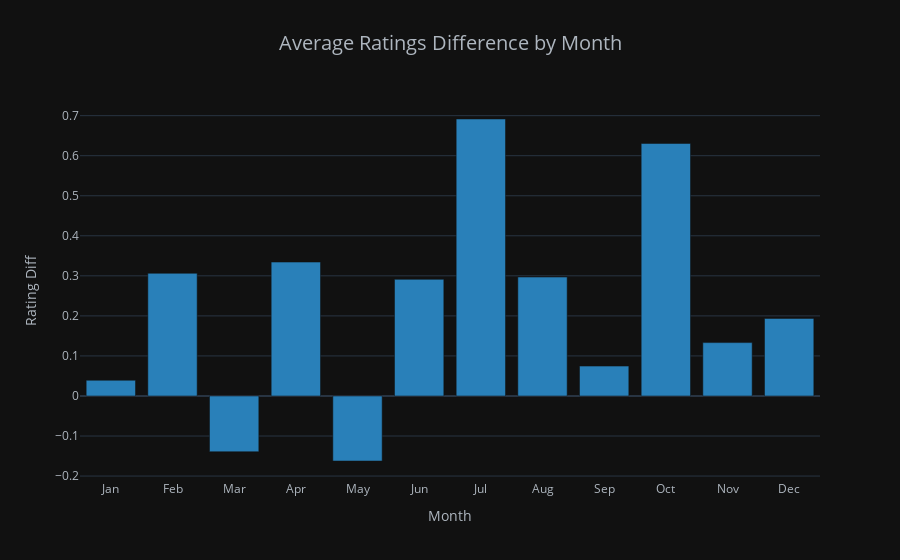

The cell this chart's notebook holds for it:
### Markdown cell above
### Average Rating Difference by Month

### Code cell
mask_standard = df['variant'] == 'Standard'
mask_rated = df['game_type'] == 'Rated'
mask_bullet = df['chess_type'] == 'Bullet'
mask_blitz = df['chess_type'] == 'Blitz'
mask_rapid = df['chess_type'] == 'Rapid'

df_standard_rated = df[mask_standard & mask_rated]
df_bbr = df_standard_rated[mask_bullet | mask_blitz | mask_rapid]
pivot_table = pd.pivot_table(df_bbr, index='month', values = ['rating_gained','rating_lost'], aggfunc='mean')
pivot_table['rating_diff'] = pivot_table['rating_gained'] - pivot_table['rating_lost']

months = ['Jan', 'Feb', 'Mar', 'Apr', 'May', 'Jun', 'Jul', 'Aug', 'Sep', 'Oct', 'Nov', 'Dec']
pivot_table = pivot_table.reindex(months)

months = pivot_table.index

fig = px.bar(pivot_table,x=months,y='rating_diff',color_discrete_sequence=[blue],
             title="Average Ratings Difference by Month" ,barmode ='group')
fig.update_layout(font_color = '#AEB6BF',title_x = 0.5,title_font_size = 20,
                  xaxis_title = 'Month',yaxis_title = 'Rating Diff')
fig.show()

### Figure 1 — Plotly figure (JSON) as saved in the notebook; plotly's stock layout.template omitted (floating-point values rounded to 4 significant figures)
{"data": [{"alignmentgroup": "True", "hovertemplate": "month=%{x}<br>rating_diff=%{y}<extra></extra>", "legendgroup": "", "marker": {"color": "#2980B9", "pattern": {"shape": ""}}, "name": "", "offsetgroup": "", "orientation": "v", "showlegend": false, "textposition": "auto", "type": "bar", "x": ["Jan", "Feb", "Mar", "Apr", "May", "Jun", "Jul", "Aug", "Sep", "Oct", "Nov", "Dec"], "xaxis": "x", "y": [0.03929, 0.3063, -0.1392, 0.3343, -0.1624, 0.2913, 0.6917, 0.297, 0.0746, 0.6306, 0.1332, 0.1938], "yaxis": "y"}], "layout": {"barmode": "group", "font": {"color": "#AEB6BF"}, "legend": {"tracegroupgap": 0}, "title": {"font": {"size": 20}, "text": "Average Ratings Difference by Month", "x": 0.5}, "xaxis": {"anchor": "y", "domain": [0, 1], "title": {"text": "Month"}}, "yaxis": {"anchor": "x", "domain": [0, 1], "title": {"text": "Rating Diff"}}}}
